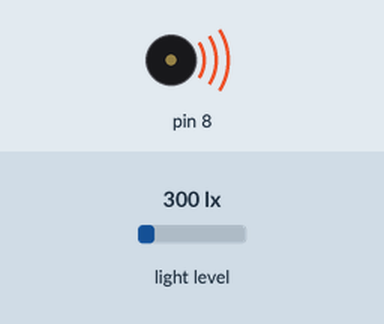
Bench run of a sketch on a simulated Arduino Uno, built with avr-gcc and run on an emulated ATmega328P. Parts: buzzer (waves = sounding). The test bench sets the inputs (shaded band); at power-on: light level 300 lx.

Above: at 2.0 s.
2.1 s: light level set to 110 lx
5.1 s: light level set to 91 lx
At 6.1 s:
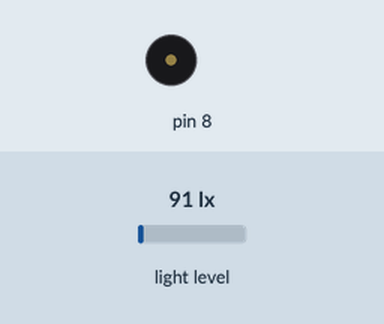
7.2 s: light level set to 500 lx
At 8.0 s:
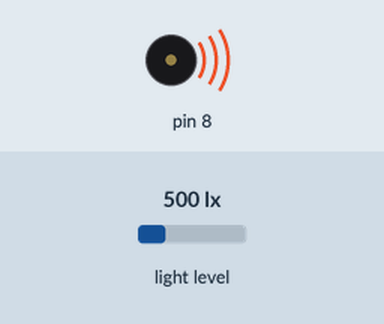
10.2 s: light level set to 40 lx
At 11.1 s:
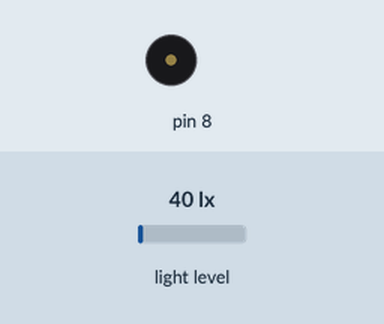
Timing chart, 0 to 13.1 s (numbered marks = the images above; inputs shaded):
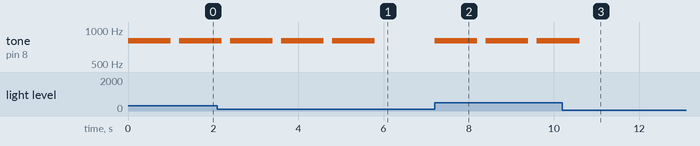

The sketch:

dark_alarm.ino
```cpp
// program wywołuje Buzzer
// kiedy jasność jest powyżej 100

#include <MeMCore.h>
#include <Arduino.h>
#include <Wire.h>
#include <SoftwareSerial.h>

MeLightSensor lightsensor_6(6);
MeBuzzer buzzer;

void _delay(float seconds) {
  long endTime = millis() + seconds * 1000;
  while(millis() < endTime) _loop();
}

void setup() {
  lightsensor_6.lightOff();
  Serial.begin(9600);
      while(true) {
        if(lightsensor_6.read() > 100)
        {
          buzzer.tone(800, 1000);
          _delay(0.2);
        }
      }

      _loop();
  }


void _loop() {
}

void loop() {
  _loop();
}
```

Measured:
- the behaviour switches between 101 and 100 lx on light level (found by bisection; images 0 and 1)
- after the input at 5.1 s, tone on pin 8: goes on until 5.8 s, then stays silent
- after the input at 7.2 s, tone on pin 8: alternates 800 Hz for 1.0 s and silent for 0.20 s, starting at once
- after the input at 10.2 s, tone on pin 8: goes on until 10.6 s, then stays silent
- by itself, tone on pin 8: alternates 800 Hz for 1.0 s and silent for 0.20 s
